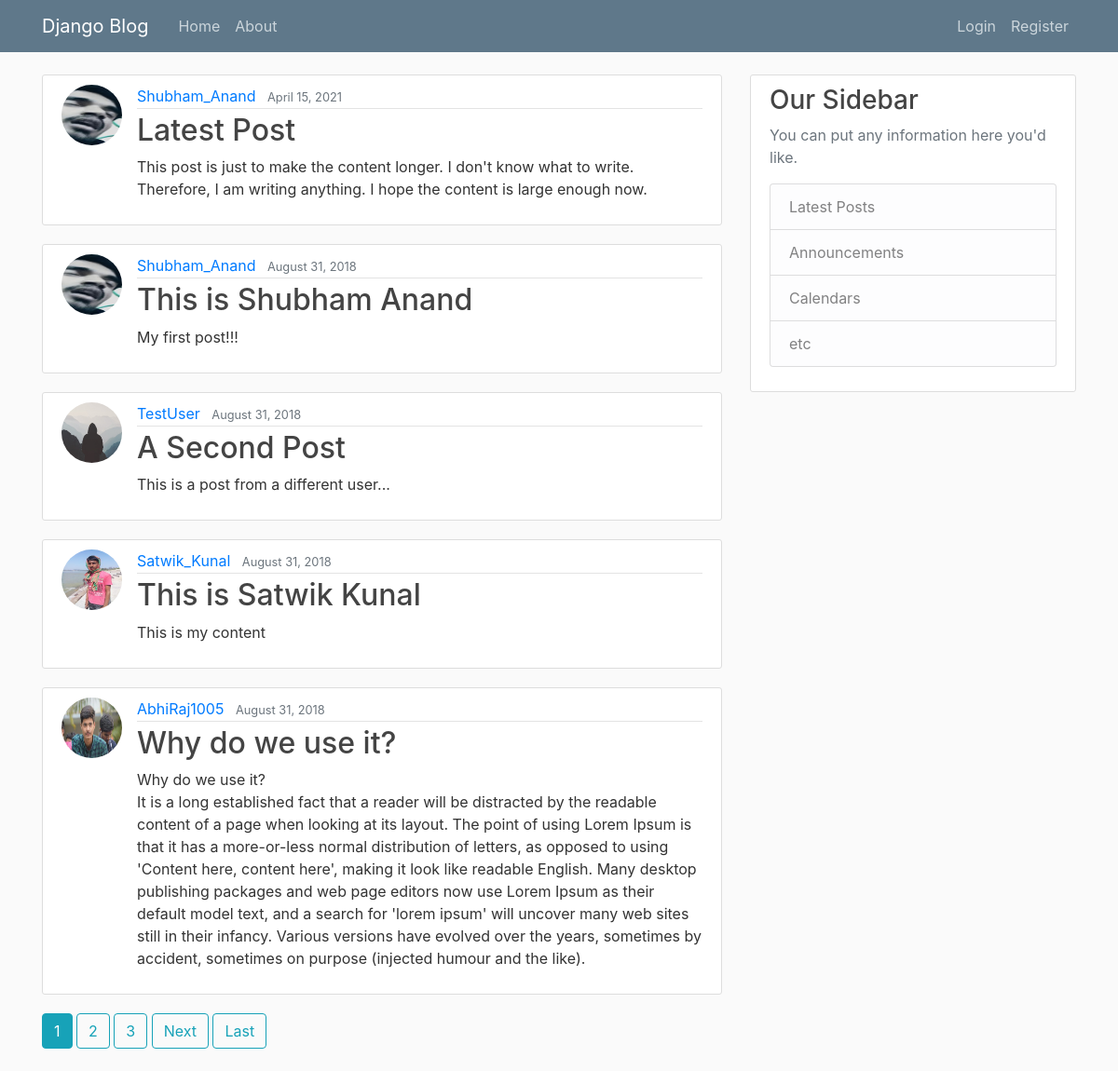
The page / on the database its author committed.
### blog/models.py (models this page shows, shortened)
class Post(models.Model):
    title = models.CharField(max_length=100)
    content = models.TextField()
    date_posted = models.DateTimeField(default=timezone.now)
    author = models.ForeignKey(User, on_delete=models.CASCADE)

### users/models.py (models this page shows, shortened)
class Profile(models.Model):
    user = models.OneToOneField(User, on_delete=models.CASCADE)
    image = models.ImageField(default='default.jpg', upload_to='profile_pics')

### blog/views.py (the view)
# urls.py: path('', PostListView.as_view(), name='blog-home'),
class PostListView(ListView):
    model = Post
    template_name = 'blog/home.html'  # <app>/<model>_<viewtype>.html
    context_object_name = 'posts'
    ordering = ['-date_posted']
    paginate_by = 5

### blog/templates/blog/home.html (shortened to what this page needs)
{% extends "blog/base.html" %}
{% block content %}
    {% for post in posts %}
        <article class="media content-section">
          <img class="rounded-circle article-img" src="{{ post.author.profile.image.url }}">
          <div class="media-body">
            <div class="article-metadata">
              <a class="mr-2" href="{% url 'user-posts' post.author.username %}">{{ post.author }}</a>
              <small class="text-muted">{{ post.date_posted|date:"F d, Y" }}</small>
            </div>
            <h2><a class="article-title" href="{% url 'post-detail' post.id %}">{{ post.title }}</a></h2>
            <p class="article-content">{{ post.content }}</p>
          </div>
        </article>
    {% endfor %}
    {% if is_paginated %}
      {% for num in page_obj.paginator.page_range %}
        {% if page_obj.number == num %}
          <a class="btn btn-info mb-4" href="?page={{ num }}">{{ num }}</a>
        {% elif num > page_obj.number|add:'-3' and num < page_obj.number|add:'3' %}
          <a class="btn btn-outline-info mb-4" href="?page={{ num }}">{{ num }}</a>
        {% endif %}
      {% endfor %}
      {% if page_obj.has_next %}
        <a class="btn btn-outline-info mb-4" href="?page={{ page_obj.next_page_number }}">Next</a>
        <a class="btn btn-outline-info mb-4" href="?page={{ page_obj.paginator.num_pages }}">Last</a>
      {% endif %}
    {% endif %}
{% endblock content %}

### blog/templates/blog/base.html (shortened to what this page needs)
{% load static %}
<!DOCTYPE html>
<html>
<head>
    <link rel="stylesheet" href="https://maxcdn.bootstrapcdn.com/bootstrap/4.0.0/css/bootstrap.min.css">
    <link rel="stylesheet" type="text/css" href="{% static 'blog/main.css' %}">
</head>
<body>
    <header class="site-header">
      <nav class="navbar navbar-expand-md navbar-dark bg-steel fixed-top">
        <div class="container">
          <a class="navbar-brand mr-4" href="{% url 'blog-home' %}">Django Blog</a>
          <div class="collapse navbar-collapse" id="navbarToggle">
            <div class="navbar-nav mr-auto">
              <a class="nav-item nav-link" href="{% url 'blog-home' %}">Home</a>
              <a class="nav-item nav-link" href="{% url 'blog-about' %}">About</a>
            </div>
            <div class="navbar-nav">
              {% if user.is_authenticated %}
                <a class="nav-item nav-link" href="{% url 'post-create' %}">New Post</a>
                <a class="nav-item nav-link" href="{% url 'profile' %}">Profile</a>
                <a class="nav-item nav-link" href="{% url 'logout' %}">Logout</a>
              {% else %}
                <a class="nav-item nav-link" href="{% url 'login' %}">Login</a>
                <a class="nav-item nav-link" href="{% url 'register' %}">Register</a>
              {% endif %}
            </div>
          </div>
        </div>
      </nav>
    </header>
    <main role="main" class="container">
      <div class="row">
        <div class="col-md-8">
          {% block content %}{% endblock %}
        </div>
        <div class="col-md-4">
          <div class="content-section">
            <h3>Our Sidebar</h3>
            <p class='text-muted'>You can put any information here you'd like.
              <ul class="list-group">
                <li class="list-group-item list-group-item-light">Latest Posts</li>
                <li class="list-group-item list-group-item-light">Announcements</li>
                <li class="list-group-item list-group-item-light">Calendars</li>
                <li class="list-group-item list-group-item-light">etc</li>
              </ul>
            </p>
          </div>
        </div>
      </div>
    </main>
</body>
</html>

### blog/static/blog/main.css (style rules this page uses)
body { background: #fafafa; color: #333333; margin-top: 5rem; }
h1, h2, h3, h4, h5, h6 { color: #444444; }
ul { margin: 0; }
.bg-steel { background-color: #5f788a; }
.site-header .navbar-nav .nav-link { color: #cbd5db; }
.content-section { background: #ffffff; padding: 10px 20px; border: 1px solid #dddddd; border-radius: 3px; margin-bottom: 20px; }
.article-title { color: #444444; }
.article-content { white-space: pre-line; }
.article-img { height: 65px; width: 65px; margin-right: 16px; }
.article-metadata { padding-bottom: 1px; margin-bottom: 4px; border-bottom: 1px solid #e3e3e3 }

### rows shown on the page
Post: author.profile.image (picture), author "Shubham_Anand", date_posted "April 15, 2021", title "Latest Post", content "This post is just to make the content longer. I don't know what to write. Therefore, I am writing anything. I hope the content is large enough now."
Post: author.profile.image (picture), author "Shubham_Anand", date_posted "August 31, 2018", title "This is Shubham Anand", content "My first post!!!"
Post: author.profile.image (placeholder picture), author "TestUser", date_posted "August 31, 2018", title "A Second Post", content "This is a post from a different user..."
Post: author.profile.image (picture), author "Satwik_Kunal", date_posted "August 31, 2018", title "This is Satwik Kunal", content "This is my content"
Post: author.profile.image (picture), author "AbhiRaj1005", date_posted "August 31, 2018", title "Why do we use it?", content "Why do we use it? It is a long established fact that a reader will be distracted by the readable content of a page when looking at its layout. The point of using Lorem Ipsum is that it has a more-or-less normal distribution of letters, as opposed to using 'Content here, content here', making it look like readable English. Many desktop publishing packages and web page editors now use Lorem Ipsum as their default model text, and a search for 'lorem ipsum' will uncover many web sites still in their infancy. Various versions have evolved over the years, sometimes by accident, sometimes on purpose (injected humour and the like)."

### other values the page prints
{{ num }} "1"
{{ num }} "2" "3"
